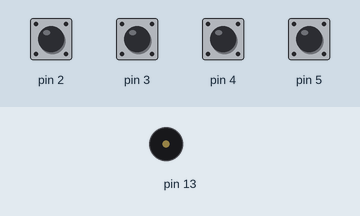
Bench run of a sketch on a simulated Arduino Uno, built with avr-gcc and run on an emulated ATmega328P. Shown: buzzer (waves = sounding). The inputs (shaded band) are chosen by the test bench; at power-on: pin 2–5 HIGH.

Above: at 1.2 s.
1.3 s: pin 2 pulled LOW for 0.15 s
At 1.42 s:
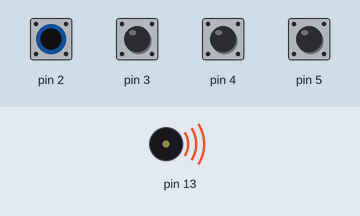
Timing chart, 0 to 4.3 s (numbered marks = the images above; inputs shaded):
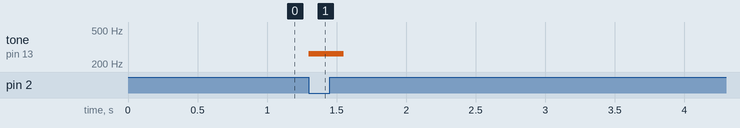

Measured:
- after the input at 1.3 s, tone on pin 13: silent → 262 Hz at once, → silent 0.25 s later

The sketch:

Pianito.ino
```cpp
// (licence header left out)
// Se definen las constantes
// Se declaran las frecuencia de las notas
const int NOTA_DO  = 262;
const int NOTA_RE  = 294;
const int NOTA_MI  = 330;
const int NOTA_FA  = 349;
const int NOTA_SOL = 392;
const int NOTA_LA  = 440;
const int NOTA_SI  = 494;
const int NOTA_D0  = 523;

// se define las notas en un arreglo
int notas[ ] = {NOTA_DO, NOTA_RE, NOTA_MI, NOTA_FA};
// timpo entre notas
int tiempo = 100;

/**********************************************************************************************************
 *  Nombre:      Setup
 *  Retornos:    Nada
 *  Parametros:  Nada
 *  Descripcion: Función de configuración.
**********************************************************************************************************/
 void setup() {
  // Se definen los pines como entrada del 2 a 5
  for(int pin=2; pin < 6 ; pin++) {
      pinMode( pin , INPUT_PULLUP);
  }
}
/**********************************************************************************************************
 *  Nombre:      Loop
 *  Retorna:     Nada
 *  Parametros:  Nada
 *  Descripcion: Loop general.
 **********************************************************************************************************/
void loop() {
  for (int boton = 2; boton < 6; boton++) {
    int boton_actual  = digitalRead(boton); // se lee el estado del boton
    if(boton_actual  == LOW){
      tone(13, notas[ boton -2 ], tiempo);
    }
  }
}
```
